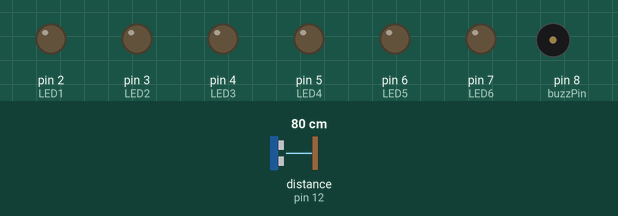
This sketch was run on a simulated Arduino Uno, built with avr-gcc and run on an emulated ATmega328P. On the bench: output pins drawn as LEDs (lit = HIGH), buzzer (waves = sounding). Wiring (inferred from the names in the program): ultrasonic range finder: trigger pin 11; echo pin 12. Inputs (shaded band) come from the test bench; at power-on: distance to the obstacle (sensor on pin 12) 80 cm. The echo pulse lasts 58.3 µs per cm; pins used as bus, display or sensor lines are not drawn; what the sketch prints to the serial monitor is not drawn.

Above: at 1.2 s.
1.3 s: distance to the obstacle (sensor on pin 12) set to 38 cm
2.8 s: distance to the obstacle (sensor on pin 12) set to 32 cm
At 3.7 s:
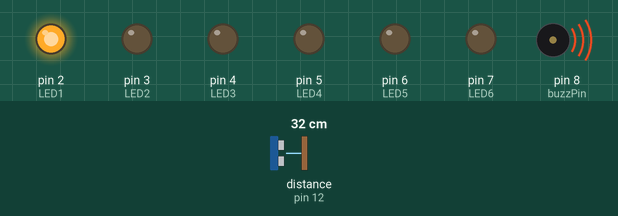
4.3 s: distance to the obstacle (sensor on pin 12) set to 27 cm
At 5.4 s:
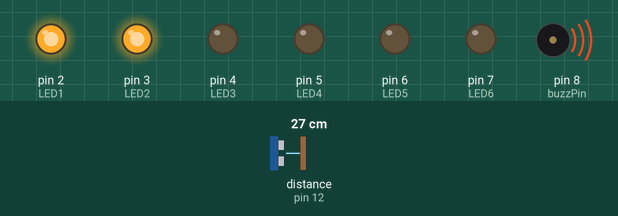
5.8 s: distance to the obstacle (sensor on pin 12) set to 23 cm
At 6.4 s:
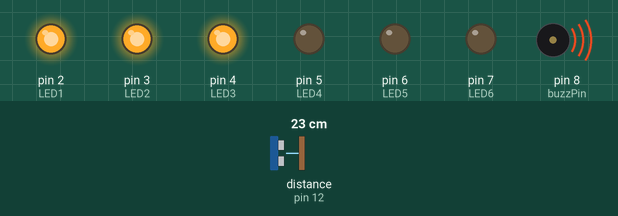
7.3 s: distance to the obstacle (sensor on pin 12) set to 2 cm
At 7.6 s:
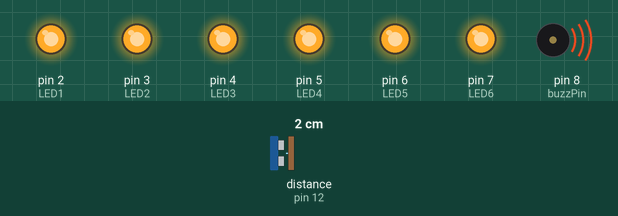
8.8 s: distance to the obstacle (sensor on pin 12) set to 35 cm
At 9.9 s:
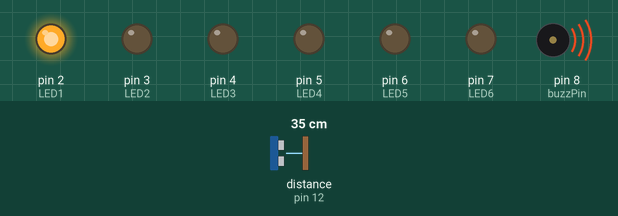
Timing chart, 0 to 11.3 s (numbered marks = the images above; inputs shaded):
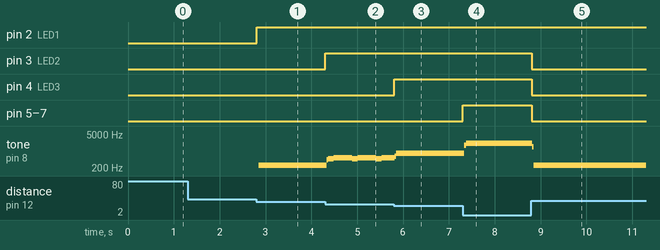

The sketch:

code.ino
```cpp
const int trig = 11;
const int echo = 12;

const int LED1 = 2;
const int LED2 = 3;
const int LED3 = 4;
const int LED4 = 5;
const int LED5 = 6;
const int LED6 = 7;

int duration = 0;
int distance = 0;

int buzzPin=8;
int buzzTime=1;
int buzzTime2=0.9;
int buzzTime3=0.75;
int buzzTime4=0.6;
int buzzTime5=0.45;
int buzzTime6=0.3;
int buzzTime7=0.15;


void setup()
{
  pinMode (buzzPin,OUTPUT);

  pinMode(trig , OUTPUT);
  pinMode(echo , INPUT);

  pinMode(LED1 , OUTPUT);
  pinMode(LED2 , OUTPUT);
  pinMode(LED3 , OUTPUT);
  pinMode(LED4 , OUTPUT);
  pinMode(LED5 , OUTPUT);
  pinMode(LED6 , OUTPUT);

  Serial.begin(9600);

}

void loop()
{
  digitalWrite(trig , HIGH);
  delayMicroseconds(1000);
  digitalWrite(trig , LOW);


  duration = pulseIn(echo , HIGH);
  distance = (duration/2) / 28.5 ;
  Serial.println(distance);


  if ( distance <= 5 )
  {
    digitalWrite(LED6, HIGH);
    digitalWrite(buzzPin, HIGH);
    delay(buzzTime2);
    digitalWrite(buzzPin,LOW);
    delay(buzzTime2);
  }
  else
  {
    digitalWrite(LED6, LOW);
  }
  if ( distance <= 15 )
  {
    digitalWrite(LED5, HIGH);
    digitalWrite(buzzPin, HIGH);
    delay(buzzTime3);
    digitalWrite(buzzPin,LOW);
    delay(buzzTime3);
  }
  else
  {
    digitalWrite(LED5, LOW);
  }
  if ( distance <= 20 )
  {
    digitalWrite(LED4, HIGH);
    digitalWrite(buzzPin, HIGH);
    delay(buzzTime4);
    digitalWrite(buzzPin,LOW);
    delay(buzzTime4);
  }
  else
  {
    digitalWrite(LED4, LOW);
  }
  if ( distance <= 25 )
  {
    digitalWrite(LED3, HIGH);
    digitalWrite(buzzPin, HIGH);
    delay(buzzTime5);
    digitalWrite(buzzPin,LOW);
    delay(buzzTime5);
  }
  else
  {
    digitalWrite(LED3, LOW);
  }
  if ( distance <= 30 )
  {
    digitalWrite(LED2, HIGH);
    digitalWrite(buzzPin, HIGH);
    delay(buzzTime6);
    digitalWrite(buzzPin,LOW);
    delay(buzzTime6);
  }
  else
  {
    digitalWrite(LED2, LOW);
  }
  if ( distance <= 35 )
  {
    digitalWrite(LED1, HIGH);
    digitalWrite(buzzPin, HIGH);
    delay(buzzTime7);
    digitalWrite(buzzPin,LOW);
    delay(buzzTime7);
  }
  else
  {
    digitalWrite(LED1, LOW);
  }
}  
```

Measured:
- the behaviour switches between 36 and 35 cm on distance to the obstacle (sensor on pin 12) (found by bisection; images 0 and 1)
- the behaviour switches between 31 and 30 cm on distance to the obstacle (sensor on pin 12) (found by bisection; images 1 and 2)
- the behaviour switches between 26 and 25 cm on distance to the obstacle (sensor on pin 12) (found by bisection; images 2 and 3)
- after the input at 2.8 s, pin 2 (LED1): LOW → HIGH at once; tone on pin 8 (buzzPin): silent → 254 Hz after 0.05 s
- after the input at 4.3 s, pin 3 (LED2): LOW → HIGH at once; tone on pin 8 (buzzPin): 254 Hz → 440 Hz at once, then repeats every 0.52 s: 481 Hz 0.12 s, 525 Hz 0.40 s
- after the input at 5.8 s, pin 4 (LED3): LOW → HIGH at once
- after the input at 7.3 s, pin 5 (LED4), pin 6 (LED5), pin 7 (LED6): LOW → HIGH at once; tone on pin 8 (buzzPin): 795 Hz → 1729 Hz at once, → 2077 Hz 0.04 s later
- after the input at 8.8 s, pin 3 (LED2), pin 4 (LED3), pin 5 (LED4), pin 6 (LED5), pin 7 (LED6): HIGH → LOW at once; tone on pin 8 (buzzPin): 2077 Hz → 1508 Hz at once, → 255 Hz 0.04 s later
